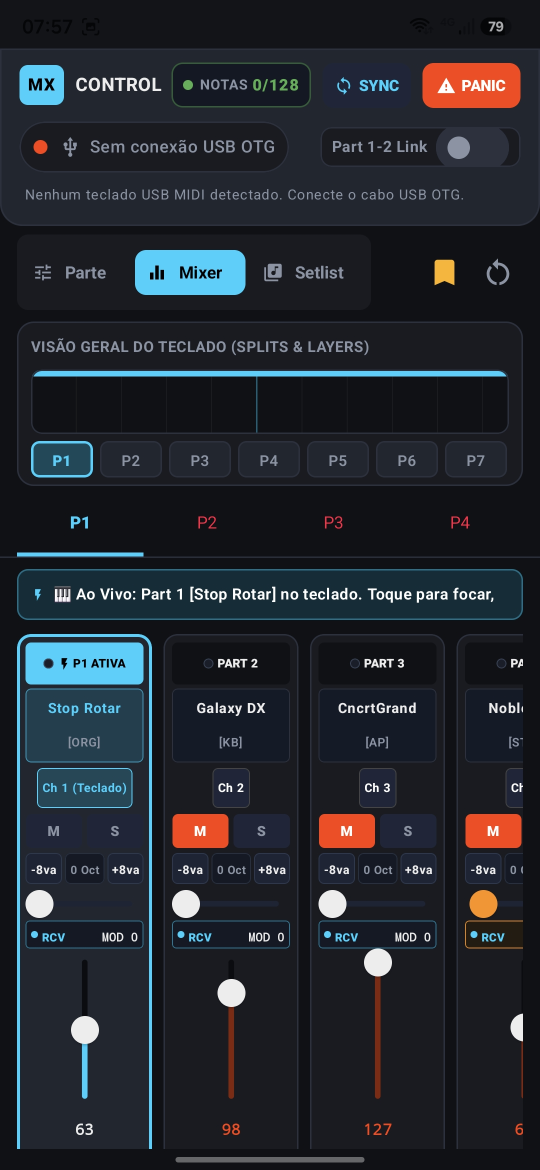
#> input picture Imagens MX  Control/Screenshot_20261011_075706_MX Control.jpg, 1080 x 2340 px, found by its file name (shown at 1/2 size)
$ python process_screenshots.py
#> lines starting #> are read from the running program, lines starting #| are printed output that depends on the picture
import os
import sys
from PIL import Image

def process_screenshots():
    base_dir = r"C:\Users\alexp\Documents\Compartilhamento\APP MX61\Imagens MX  Control"
    out_dir = os.path.join(base_dir, "PlayStore_Ready")
    os.makedirs(out_dir, exist_ok=True)

    # Dark background color of the app: #121820 -> (18, 24, 32)
    bg_color = (18, 24, 32)

    tasks = [
        {
            "src": "Screenshot_20261011_075706_MX Control.jpg",
            "dst": "01_mixer_celular.png",
            "type": "vertical",
            "desc": "Mixer 4 Canais (Vertical)"
        },
        {
            "src": "Screenshot_20261011_075731_MX Control.jpg",
            "dst": "02_setlist_celular.png",
            "type": "vertical",
            "desc": "Setlist (Vertical)"
        },
        {
            "src": "Screenshot_20261011_075634_MX Control.jpg",
            "dst": "03_parte_efeitos_celular.png",
            "type": "vertical",
            "desc": "Parte / Efeitos (Vertical)"
        },
        {
            "src": "Screenshot_20261011_075650_MX Control.jpg",
            "dst": "04_filtro_split_celular.png",
            "type": "vertical",
            "desc": "Filtros / Splits (Vertical)"
        },
        {
            "src": "Screenshot_20261011_075717_MX Control.jpg",
            "dst": "05_mixer_tablet_landscape.png",
            "type": "horizontal",
            "desc": "Mixer 8 Canais (Horizontal / Landscape)"
        }
    ]

    results = []

    for task in tasks:
        src_path = os.path.join(base_dir, task["src"])
        dst_path = os.path.join(out_dir, task["dst"])

        if not os.path.exists(src_path):
            print(f"ERRO: Arquivo de origem não encontrado: {src_path}")
            continue

        with Image.open(src_path) as img:
#> img is the input picture: PIL image 1080x2340 RGB; mean R, G, B 35.7, 40, 47.1
            img = img.convert("RGB")
            orig_w, orig_h = img.size
#> orig_w = 1080; orig_h = 2340

            if task["type"] == "vertical":
                # Cortar barra superior de status (y: 0..98) e barra inferior de navegação (y: 2298..2340)
                # Mantém 100% da interface do aplicativo intacta (ConnectionHeader e BottomNavigation)
                crop_box = (0, 98, orig_w, 2298)
#> crop_box = (0, 98, 1080, 2298)
                cropped = img.crop(crop_box)
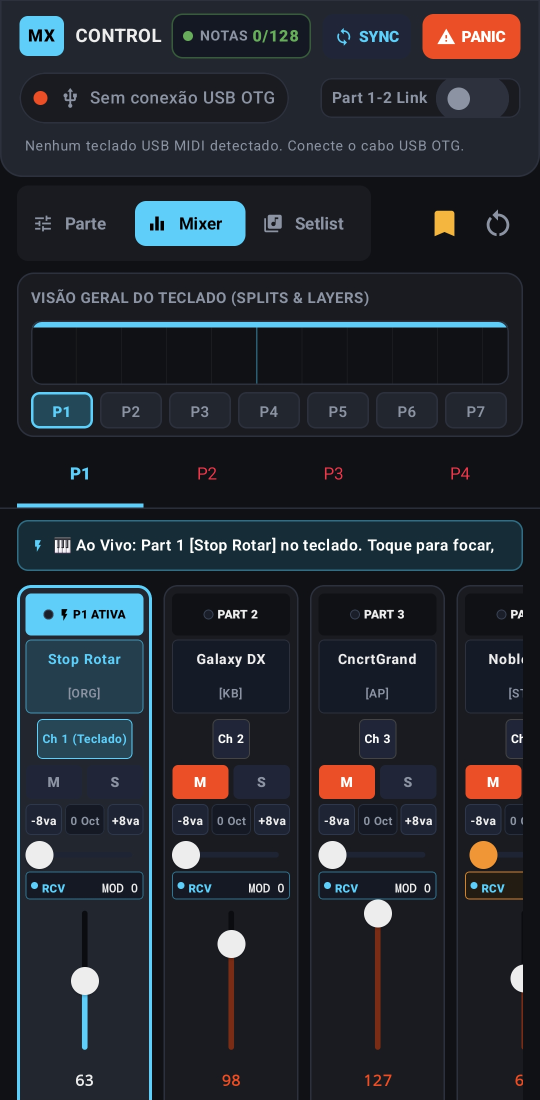
#> cropped: PIL image 1080x2200 RGB (shown at 1/2 size); mean R, G, B 36.6, 41.2, 48.4

                target_w, target_h = 1080, 2400
                scale = min(target_w / cropped.width, target_h / cropped.height)
#> scale = 1
                new_w = int(round(cropped.width * scale))
#> new_w = 1080
                new_h = int(round(cropped.height * scale))
#> new_h = 2200

                if (new_w, new_h) != cropped.size:
                    resized = cropped.resize((new_w, new_h), Image.Resampling.LANCZOS)
                else:
                    resized = cropped

                # Canvas 1080 x 2400 (proporção 9:20) com fundo #121820
                final_canvas = Image.new("RGB", (target_w, target_h), bg_color)
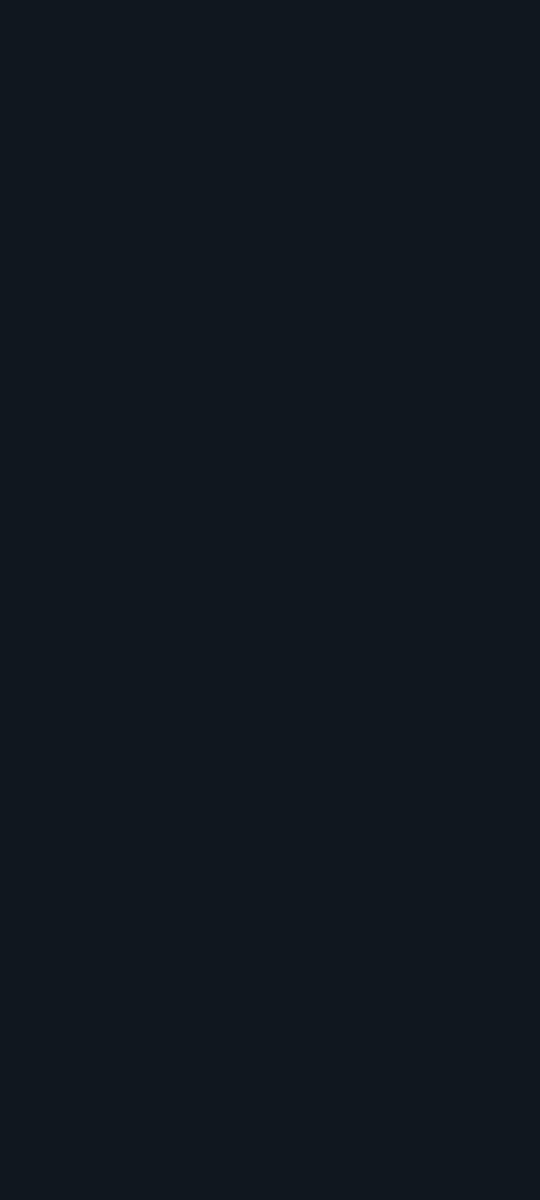
#> final_canvas: PIL image 1080x2400 RGB (shown at 1/2 size); mean R, G, B 18, 24, 32
                paste_x = (target_w - new_w) // 2
#> paste_x = 0
                paste_y = (target_h - new_h) // 2
#> paste_y = 100
                final_canvas.paste(resized, (paste_x, paste_y))
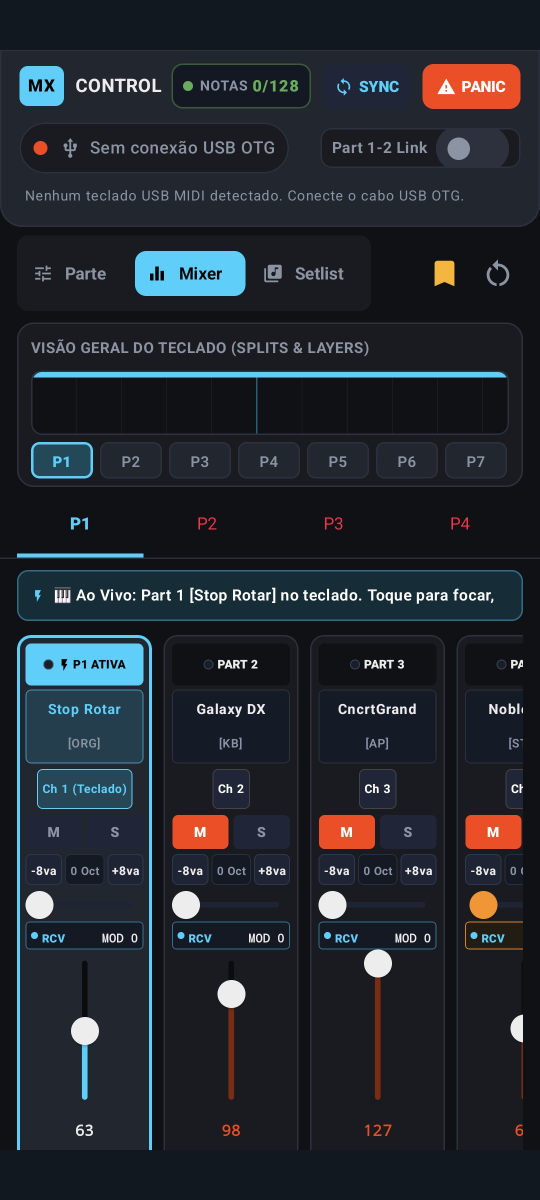
#> final_canvas: PIL image 1080x2400 RGB (shown at 1/2 size); mean R, G, B 35.1, 39.7, 47.1

            else:
                # Horizontal (2340 x 1080)
                # Cortar barra de status superior (y: 0..85) e barra inferior de navegação (y: 1015..1080)
                crop_box = (0, 85, orig_w, 1015)
                cropped = img.crop(crop_box)

                target_w, target_h = 1920, 1080
                scale = min(target_w / cropped.width, target_h / cropped.height)
                new_w = int(round(cropped.width * scale))
                new_h = int(round(cropped.height * scale))

                resized = cropped.resize((new_w, new_h), Image.Resampling.LANCZOS)

                # Canvas 1920 x 1080 (proporção 16:9) com fundo #121820
                final_canvas = Image.new("RGB", (target_w, target_h), bg_color)
                paste_x = (target_w - new_w) // 2
                paste_y = (target_h - new_h) // 2
                final_canvas.paste(resized, (paste_x, paste_y))

            # Exportar como PNG 24-bit RGB (sem Alpha)
            final_canvas.save(dst_path, format="PNG", optimize=True)

            file_size_kb = os.path.getsize(dst_path) / 1024
            results.append({
                "file": task["dst"],
                "desc": task["desc"],
                "res": f"{final_canvas.width} x {final_canvas.height}",
                "mode": final_canvas.mode,
                "size_kb": f"{file_size_kb:.1f} KB",
                "path": dst_path
            })
#> pass 2 of the loop in process_screenshots, `for task in tasks:`:
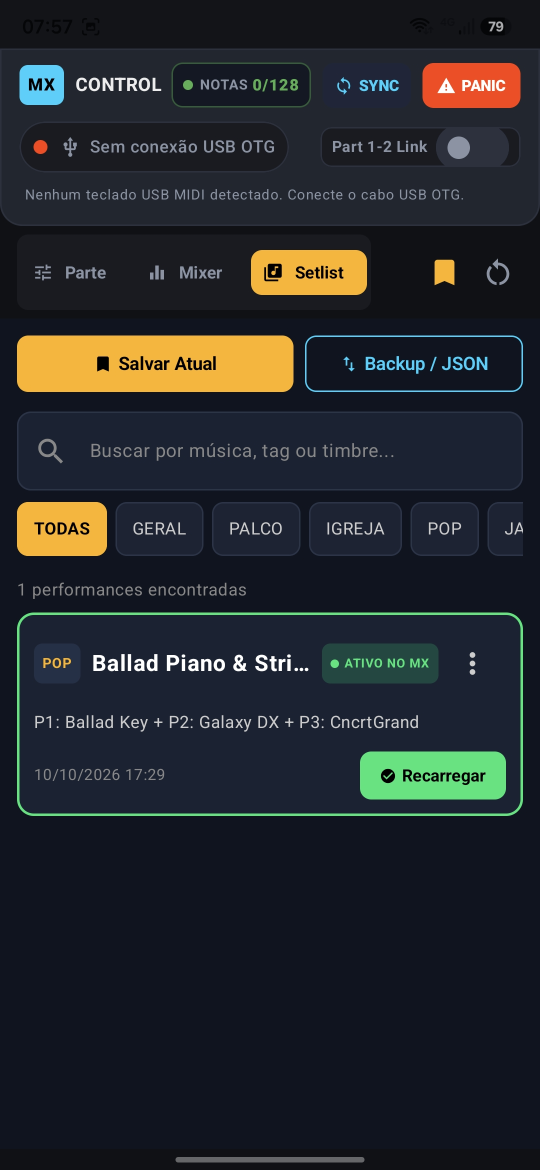
#> input picture Imagens MX  Control/Screenshot_20261011_075731_MX Control.jpg, 1080 x 2340 px, found by its file name (shown at 1/2 size)
#> in process_screenshots, img is the input picture: PIL image 1080x2340 RGB; mean R, G, B 36.4, 39.7, 43.5
#> in process_screenshots, `cropped = img.crop(crop_box)`:
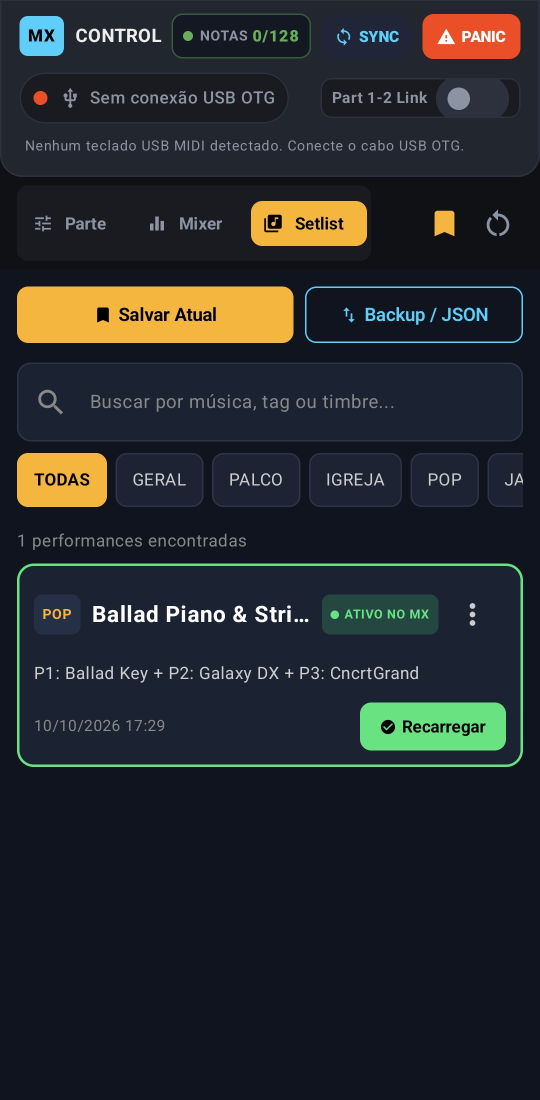
#> cropped: PIL image 1080x2200 RGB (shown at 1/2 size); mean R, G, B 37.4, 40.8, 44.6
#> in process_screenshots, `final_canvas.paste(resized, (paste_x, paste_y))`:
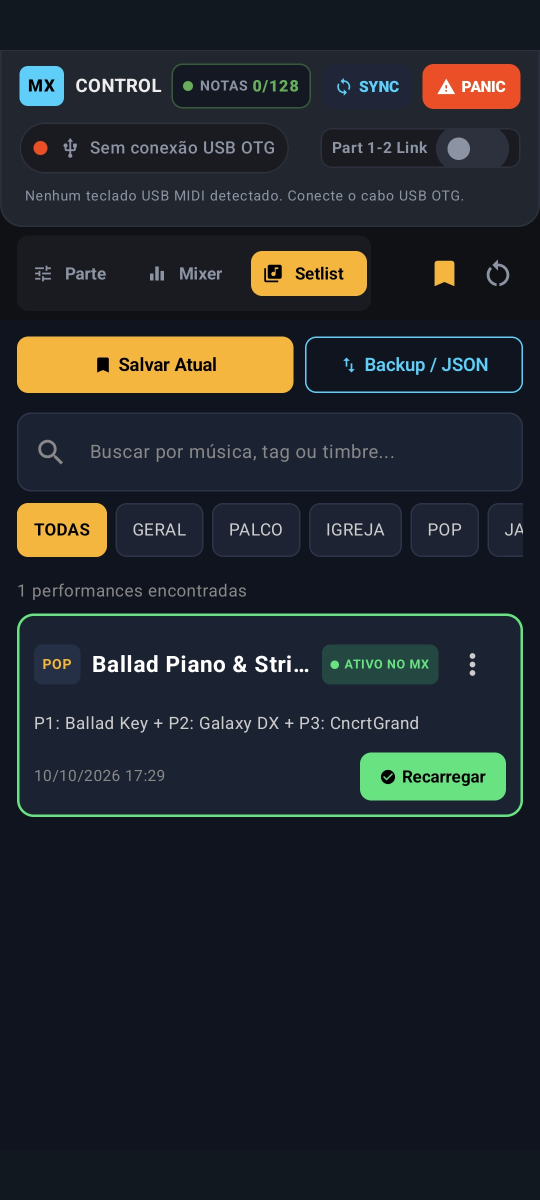
#> final_canvas: PIL image 1080x2400 RGB (shown at 1/2 size); mean R, G, B 35.8, 39.4, 43.6
#> pass 3 of the loop in process_screenshots, `for task in tasks:`:
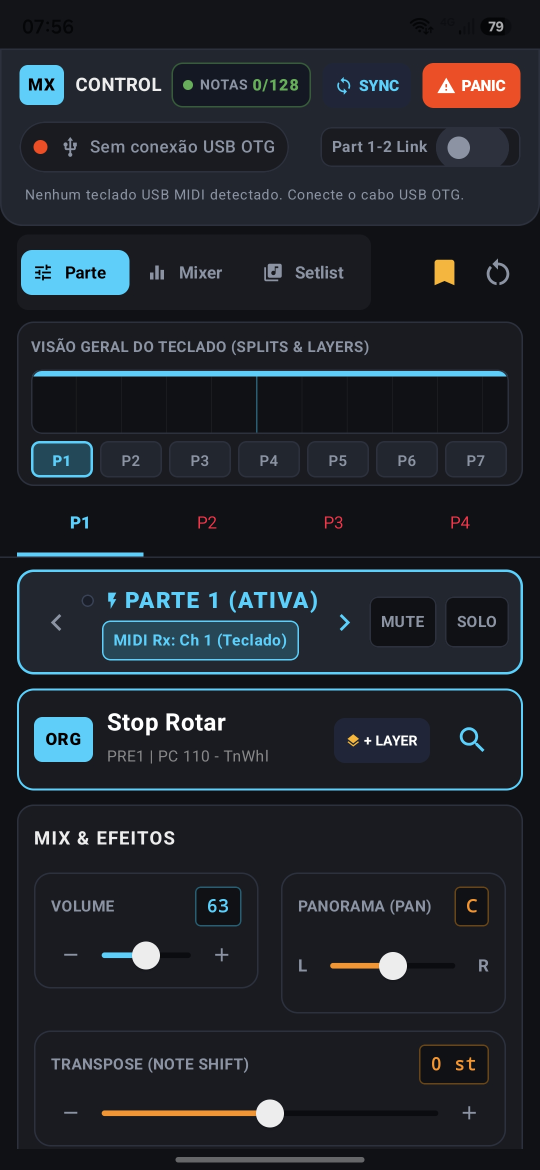
#> input picture Imagens MX  Control/Screenshot_20261011_075634_MX Control.jpg, 1080 x 2340 px, found by its file name (shown at 1/2 size)
#> in process_screenshots, img is the input picture: PIL image 1080x2340 RGB; mean R, G, B 33, 37.6, 44.1
#> in process_screenshots, `cropped = img.crop(crop_box)`:
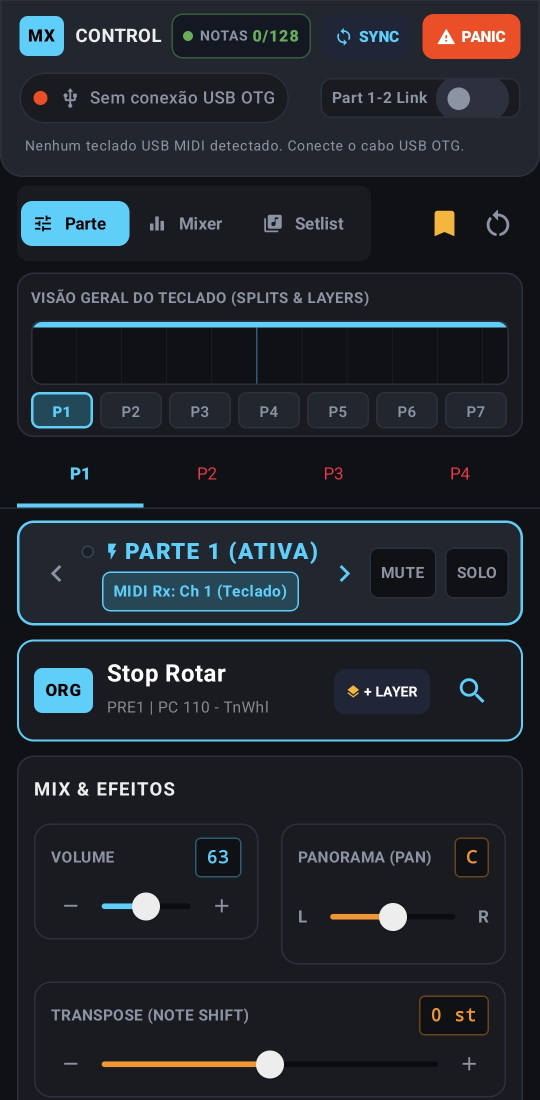
#> cropped: PIL image 1080x2200 RGB (shown at 1/2 size); mean R, G, B 33.8, 38.6, 45.3
#> in process_screenshots, `final_canvas.paste(resized, (paste_x, paste_y))`:
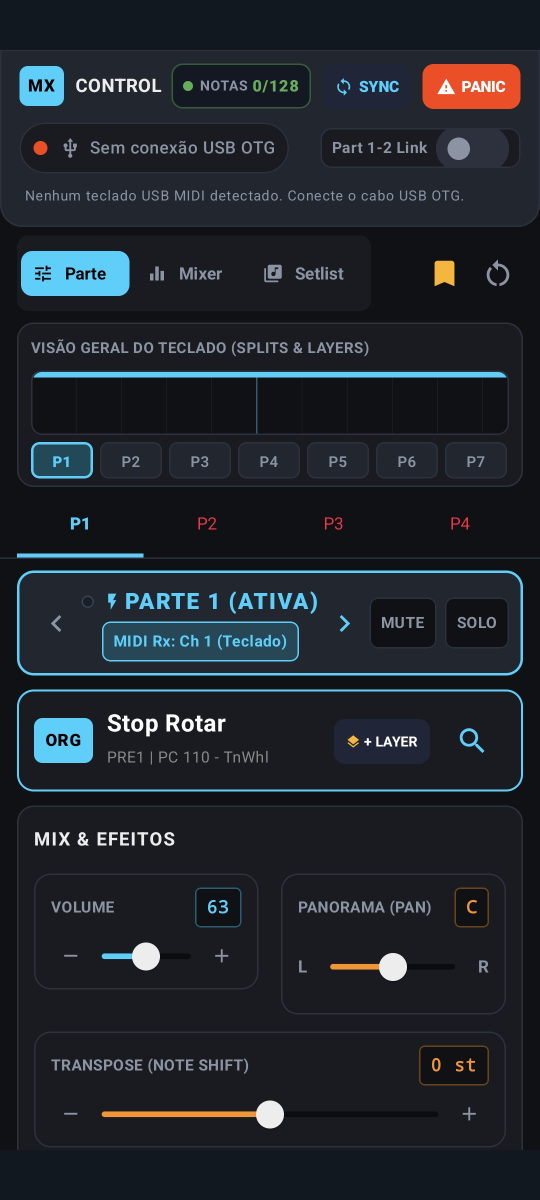
#> final_canvas: PIL image 1080x2400 RGB (shown at 1/2 size); mean R, G, B 32.5, 37.4, 44.2
#> the loop made 5 passes; the first 3 are shown

    print("\n" + "=" * 80)
    print("PROCESSAMENTO DE SCREENSHOTS CONCLUÍDO COM SUCESSO!")
    print("=" * 80)
    for r in results:
        print(f"-> {r['file']} [{r['desc']}]")
        print(f"   Resolução: {r['res']} | Modo: {r['mode']} | Tamanho: {r['size_kb']}")
        print(f"   Caminho: {r['path']}")
    print("=" * 80 + "\n")

if __name__ == "__main__":
    process_screenshots()
